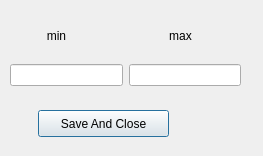
<?xml version="1.0" encoding="UTF-8"?>
<ui version="4.0">
 <class>uwaloha_resend_config</class>
 <widget class="QDialog" name="uwaloha_resend_config">
  <property name="geometry">
   <rect>
    <x>0</x>
    <y>0</y>
    <width>263</width>
    <height>156</height>
   </rect>
  </property>
  <property name="windowTitle">
   <string>Dialog</string>
  </property>
  <widget class="QWidget" name="horizontalLayoutWidget">
   <property name="geometry">
    <rect>
     <x>10</x>
     <y>50</y>
     <width>231</width>
     <height>51</height>
    </rect>
   </property>
   <layout class="QHBoxLayout" name="horizontalLayout">
    <item>
     <widget class="QLineEdit" name="le_uwaloha_min_time"/>
    </item>
    <item>
     <widget class="QLineEdit" name="le_uwaloha_max_time"/>
    </item>
   </layout>
  </widget>
  <widget class="QLabel" name="label">
   <property name="geometry">
    <rect>
     <x>16</x>
     <y>20</y>
     <width>81</width>
     <height>31</height>
    </rect>
   </property>
   <property name="text">
    <string>min</string>
   </property>
   <property name="alignment">
    <set>Qt::AlignCenter</set>
   </property>
  </widget>
  <widget class="QLabel" name="label_2">
   <property name="geometry">
    <rect>
     <x>140</x>
     <y>20</y>
     <width>81</width>
     <height>31</height>
    </rect>
   </property>
   <property name="text">
    <string>max</string>
   </property>
   <property name="alignment">
    <set>Qt::AlignCenter</set>
   </property>
  </widget>
  <widget class="QPushButton" name="btn_ualoha_config">
   <property name="geometry">
    <rect>
     <x>38</x>
     <y>110</y>
     <width>131</width>
     <height>27</height>
    </rect>
   </property>
   <property name="text">
    <string>Save And Close</string>
   </property>
  </widget>
 </widget>
 <resources/>
 <connections/>
</ui>
